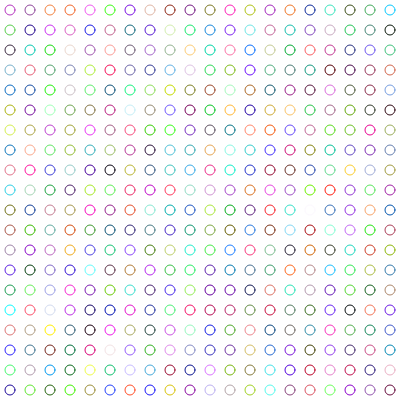
Frame 1 (no input)
Frame 60 (no input): identical to frame 1, image omitted
Frame 120 (the mouse pressed at the canvas centre since frame 60): identical to frame 1, image omitted

The p5.js sketch that drew this single still picture (run headless with seeded random() and noise() and a simulated clock; from frame 60 on, the mouse is pressed at the canvas centre):

// p5.js sketch
// ── sketch.js
//Circle Array
var canvasX = 400;
var canvasY = 400;
var radX = 10;
var radY = 10;
var finish;

function setup() {
  createCanvas(canvasX, canvasY);
  background(255)
}

function draw() {
  if (!finish) {
    for (let x = radX; x < canvasX; x += radX*2) {
      for (let y = radY; y < canvasY; y += radY*2) {
        let randR = random(255);
        let randG = random(255);
        let randB = random(255);
        stroke(randR, randG, randB, 255);
        strokeWeight(1);
        fill(0, 0);
        ellipse(x, y, radX, radY);
      }
    }
  finish = true;
  }
}
